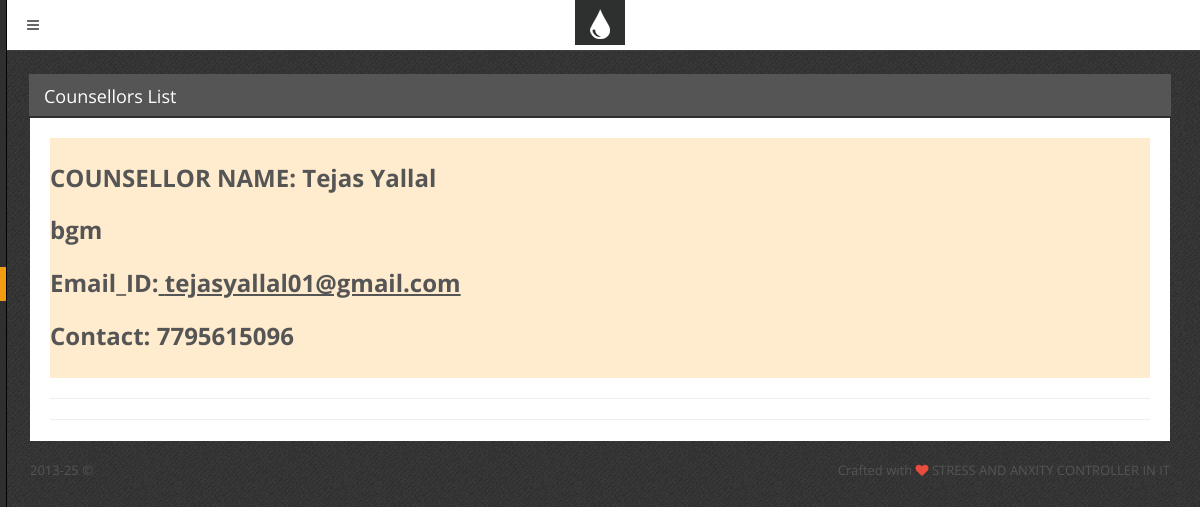
The page /counsellors1.php on the database its author committed.
### tables this page shows
CREATE TABLE `counselors` (
  `id` int(11) NOT NULL,
  `c_name` varchar(256) NOT NULL,
  `c_address` varchar(256) NOT NULL,
  `c_email` varchar(256) NOT NULL,
  `c_contact` varchar(256) NOT NULL,
  `username` varchar(256) NOT NULL,
  `password` varchar(256) NOT NULL
);

### counsellors1.php (the view, shortened to what this page needs)
<?php include 'inc/top.php';       ?>
<?php
	include("db.php");
			$result = mysqli_query($con,"SELECT * FROM counselors");
?>
<div class="block">
        <div class="block-title">
            <h2>Counsellors List</h2>
        </div>
                    <?php
                    $ci=0;
                    $clb="";
								while($test = mysqli_fetch_array($result))
							{
                                $ci=$ci+1;
                                if($ci%2==0)
                                {
                                    $clb="#ADD8E6";
                                }
                                else
                                {
                                     $clb="#FFEBCD";
                                }
                    ?>
                    <div style="background-color: <?php echo $clb ;?>; ">
                        <h3><br><b>
                        COUNSELLOR NAME: <?php echo "".$test['c_name'];  ?><br><br>
                        <?php echo "".$test['c_address'];  ?><br>
                        <br>
                        Email_ID:<u> <?php echo "".$test['c_email'];  ?></u><br><br>
                        Contact: <?php echo "".$test['c_contact'];  ?><br>
                       </b> </h3><br>
                    </div>
                    <hr><hr>
				<?php } ?>
    </div>
<?php include 'inc/footer.php';  ?>
<?php include 'inc/bottom.php';  ?>

### css/main.css (style rules this page uses)
body { font-family: "Open Sans", "Helvetica Neue", Helvetica, Arial, sans-serif; color: #555555; font-size: 13px; background: #454545 url('../img/template/bg.png') top left repeat; }
.block { margin: 0 0 20px; padding: 20px 20px 1px 20px; background-color: #ffffff; }
.block-title { color: #646869; margin: -21px -21px 20px; background-color: #555555; border-bottom: 2px solid #2e3030; color: #ffffff; }
.block-title h1, .block-title h2, .block-title h3, .block-title h4, .block-title h5, .block-title h6 { display: inline-block; font-size: 18px; line-height: 18px; line-height: 1.4; margin: 0; padding: 10px 16px 7px; font-weight: normal; }
.block-title h1, .block-title h2, .block-title h3 { padding-left: 15px; padding-right: 15px; }
h1, h2, h3, h4, h5, h6, .h1, .h2, .h3, .h4, .h5, .h6 { font-family: "Open Sans", "Helvetica Neue", Helvetica, Arial, sans-serif; font-weight: 300; }

### rows shown on the page
counselors: c_name "Tejas Yallal", c_address "bgm", c_email "tejasyallal01@gmail.com", c_contact "7795615096"
